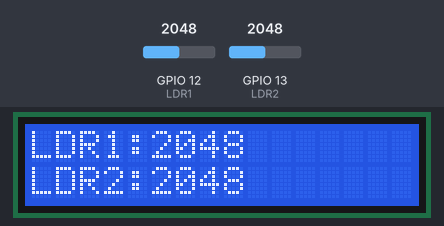
A sketch run on a simulated ESP32. Shown: 16×2 character LCD. The test bench sets the inputs (shaded band); at power-on: GPIO 12 (LDR1) = 2048, GPIO 13 (LDR2) = 2048. WiFi joins after 1.5 s; servers stay silent unless stated; uploads are accepted with an empty reply; what the sketch prints to the serial monitor is not drawn.

Above: at 3.8 s.
3.9 s: GPIO 12 (LDR1) set to 2866
At 5.8 s:
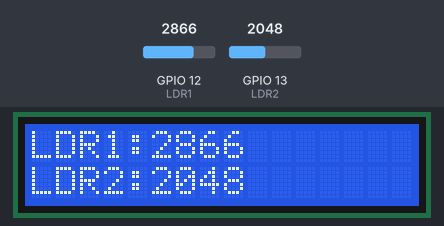
6.8 s: GPIO 13 (LDR2) set to 2866
At 8.1 s:
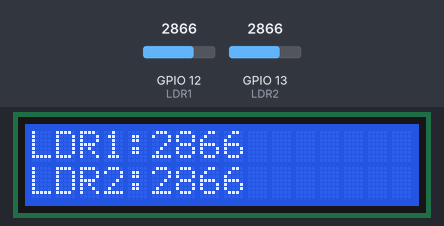
9.7 s: GPIO 12 (LDR1) set to 3603
At 12.7 s:
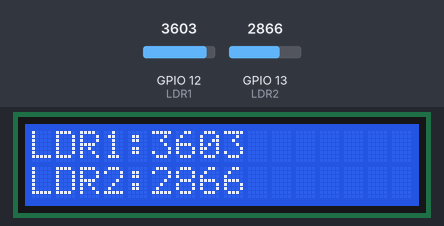
13.0 s: GPIO 13 (LDR2) set to 3603
At 14.0 s:
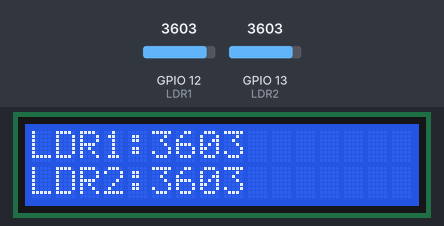
15.9 s: GPIO 12 (LDR1) set to 4095
At 16.3 s:
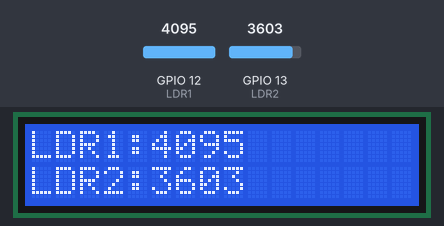
18.8 s: GPIO 13 (LDR2) set to 4095
At 21.0 s:
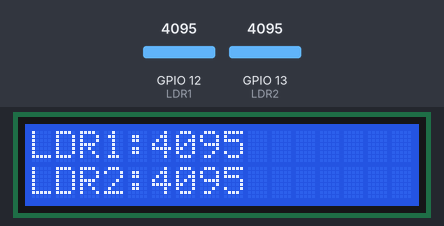
Timing chart, 0 to 22.5 s (numbered marks = the images above; inputs shaded):
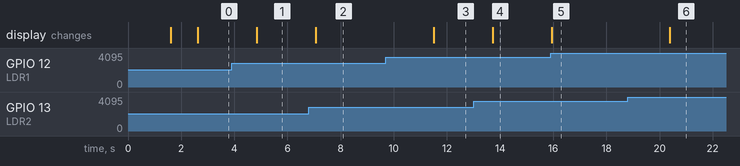

The sketch:

prueba_sensor_luz_wifi.ino
```cpp
#include <WiFi.h>
#include <HTTPClient.h>
#include <Wire.h>
#include <LiquidCrystal_I2C.h>

// Credenciales WiFi
const char* ssid = "SSID";
const char* password = "PASSWORD";

// URL del servidor Python
const char *serverUrl = "http://PYTHON_SERVER_IP:5000/api/endpoint";

// LCD: dirección I2C y tamaño (16 columnas x 2 filas)
LiquidCrystal_I2C lcd(0x27, 16, 2);

#define LDR1 12
#define LDR2 13

void setup() {
  Serial.begin(115200);

  // Inicializar LCD
  lcd.init();
  lcd.backlight();
  lcd.setCursor(0, 0);
  lcd.print("Iniciando...");

  // Conectar a WiFi
  WiFi.begin(ssid, password);
  lcd.setCursor(0, 1);
  lcd.print("Conectando WiFi");
  while (WiFi.status() != WL_CONNECTED) {
    delay(500);
    Serial.print(".");
  }
  lcd.clear();
  lcd.setCursor(0, 0);
  lcd.print("WiFi conectado");
  delay(1000);
  lcd.clear();
}

void loop() {
  int ldr1_val = analogRead(LDR1);
  int ldr2_val = analogRead(LDR2);

  // Mostrar en LCD
  lcd.setCursor(0, 0);
  lcd.print("LDR1:");
  lcd.print(ldr1_val);
  lcd.setCursor(0, 1);
  lcd.print("LDR2:");
  lcd.print(ldr2_val);

  // Enviar a servidor
  if (WiFi.status() == WL_CONNECTED) {
    HTTPClient http;
    http.begin(serverUrl);
    http.addHeader("Content-Type", "application/json");
    String jsonPayload = "{\"ldr1\":" + String(ldr1_val) + ", \"ldr2\":" + String(ldr2_val) + "}";
    int httpResponseCode = http.POST(jsonPayload);
    if (httpResponseCode > 0) {
      String response = http.getString();
      Serial.println("Respuesta:");
      Serial.println(response);
    } else {
      Serial.print("Error POST: ");
      Serial.println(httpResponseCode);
    }
    http.end();
  }

  delay(2000);
}
```

Measured:
- after the input at 3.9 s, the display: changes after 0.95 s (image 1)
- after the input at 6.8 s, the display: changes after 0.27 s (image 2)
- after the input at 9.7 s, the display: changes after 1.8 s (image 3)
- after the input at 13.0 s, the display: changes after 0.72 s (image 4)
- after the input at 15.9 s, the display: changes at once (image 5)
- after the input at 18.8 s, the display: changes after 1.6 s (image 6)
